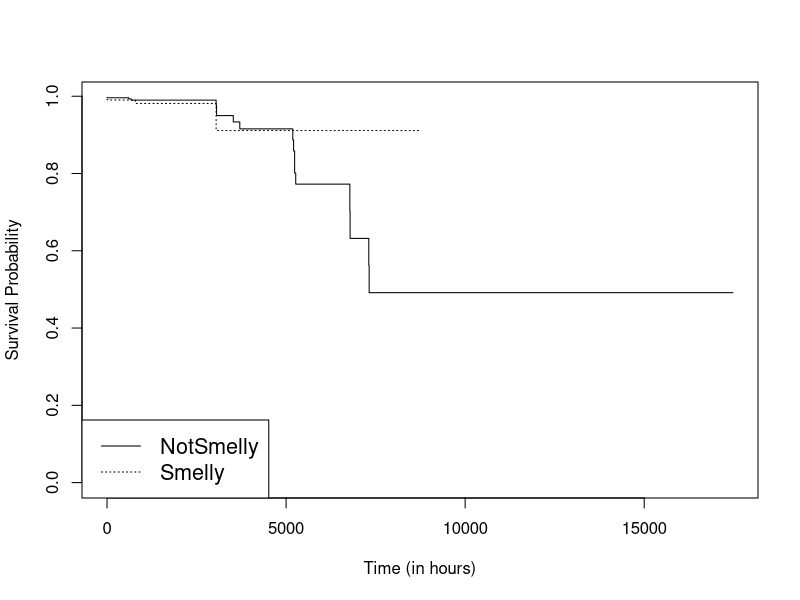

Write the R code that produced this figure. (Note: this script raises an error after producing the figure.)
library(survival)
library(rms)

variables <- c('linesAdded','linesRemoved','totalChurn','loc','maxstatements','maxdepth','complexity','maxlen','maxparams','maxnestedcallbacks','complexswitchcase','thisassign','complexchaining','noreassign','noextrabind','condassign','smelly')

type_smells <- c('maxstatements','maxdepth','complexity','maxlen','maxparams','maxnestedcallbacks','complexswitchcase','thisassign','complexchaining','noreassign','noextrabind','condassign')

mydata <- read.csv("Riot_vulnerabilities_smells_file-grain.csv")
attach(mydata)
write(sprintf("Results of vulnerabilities-smells with file grain"),"Riot_vulnerabilities-smells_summary.txt")

for (var in variables) {
	if (var == 'smelly') {
		kmsurvival <- npsurv(Surv(time, event) ~ get(var))
		jpeg('Riot_vulnerabilities_smells_file-grain_rplot.jpg')
		plot(kmsurvival,xlab = "Time (in hours)", ylab = "Survival Probability",lty = c(1,3),xaxs="r")
		legend("bottomleft", legend=c("NotSmelly", "Smelly"),lty=c(1,3),cex=1.3)
		dev.off()
	}
	write(sprintf("		Covariate : %s",var),"Riot_vulnerabilities-smells_summary.txt",append=TRUE)
	coxsurvival <- coxph(Surv(time, event) ~ get(var))
	write(sprintf("			exp(coef) : %g",coef(summary(coxsurvival))[2]),"Riot_vulnerabilities-smells_summary.txt",append=TRUE)
	write(sprintf("			p-value (Cox hazard model) : %g",coef(summary(coxsurvival))[5]),"Riot_vulnerabilities-smells_summary.txt",append=TRUE)
	coxsurvival <- coxph(Surv(time, event) ~ get(var))
	testdata <- cox.zph(coxsurvival)
	write(sprintf("			p-value (Porportional hazards assumption) : %g",testdata[[1]][3]),"Riot_vulnerabilities-smells_summary.txt",append=TRUE)
}

detach(mydata)
mydata <- read.csv("Riot_vulnerabilities_smells_line-grain.csv")
attach(mydata)
write(sprintf("Results of vulnerabilities-smells with line grain"),"Riot_vulnerabilities-smells_summary.txt",append = TRUE)

for (var in variables) {
	if (var == 'smelly') {
		kmsurvival <- npsurv(Surv(time, event) ~ get(var))
		jpeg('Riot_vulnerabilities_smells_line-grain_rplot.jpg')
		plot(kmsurvival,xlab = "Time (in hours)", ylab = "Survival Probability",lty = c(1,3),xaxs="r")
		legend("bottomleft", legend=c("NotSmelly", "Smelly"),lty=c(1,3),cex=1.3)
		dev.off()
		ev <- "event"
	}
	write(sprintf("		Covariate : %s",var),"Riot_vulnerabilities-smells_summary.txt",append=TRUE)
	if (is.element(var,type_smells) == TRUE) {
		ev <- paste("event",var,sep='')
	}
	else {
		ev <- "event"
	}
	coxsurvival <- coxph(Surv(time, get(ev)) ~ get(var))
	write(sprintf("			exp(coef) : %g",coef(summary(coxsurvival))[2]),"Riot_vulnerabilities-smells_summary.txt",append=TRUE)
	write(sprintf("			p-value (Cox hazard model) : %g",coef(summary(coxsurvival))[5]),"Riot_vulnerabilities-smells_summary.txt",append=TRUE)
	coxsurvival <- coxph(Surv(time, get(ev)) ~ get(var))
	testdata <- cox.zph(coxsurvival)
	write(sprintf("			p-value (Porportional hazards assumption) : %g",testdata[[1]][3]),"Riot_vulnerabilities-smells_summary.txt",append=TRUE)
}

detach(mydata)
mydata <- read.csv("Riot_vulnerabilities_smells_line-grain_large.csv")
attach(mydata)
write(sprintf("Results of vulnerabilities-smells with line grain and considering dependencies"),"Riot_vulnerabilities-smells_summary.txt",append = TRUE)

for (var in variables) {
	if (var == 'smelly') {
		kmsurvival <- npsurv(Surv(time, event) ~ get(var))
		jpeg('Riot_vulnerabilities_smells_line-grain_large_rplot.jpg')
		plot(kmsurvival,xlab = "Time (in hours)", ylab = "Survival Probability",lty = c(1,3),xaxs="r")
		legend("bottomleft", legend=c("NotSmelly", "Smelly"),lty=c(1,3),cex=1.3)
		dev.off()
		ev <- "event"
	}
	write(sprintf("		Covariate : %s",var),"Riot_vulnerabilities-smells_summary.txt",append=TRUE)
	if (is.element(var,type_smells) == TRUE) {
		ev <- paste("event",var,sep='')
	}
	else {
		ev <- "event"
	}
	coxsurvival <- coxph(Surv(time, get(ev)) ~ get(var))
	write(sprintf("			exp(coef) : %g",coef(summary(coxsurvival))[2]),"Riot_vulnerabilities-smells_summary.txt",append=TRUE)
	write(sprintf("			p-value (Cox hazard model) : %g",coef(summary(coxsurvival))[5]),"Riot_vulnerabilities-smells_summary.txt",append=TRUE)
	coxsurvival <- coxph(Surv(time, get(ev)) ~ get(var))
	testdata <- cox.zph(coxsurvival)
	write(sprintf("			p-value (Porportional hazards assumption) : %g",testdata[[1]][3]),"Riot_vulnerabilities-smells_summary.txt",append=TRUE)
}
